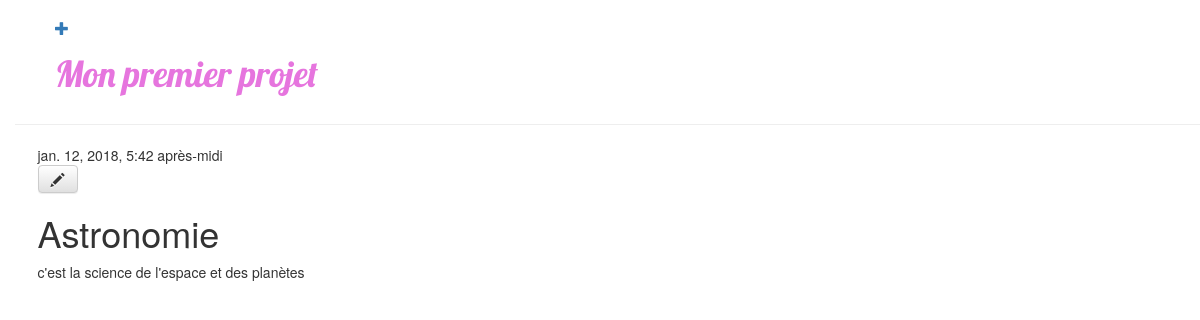
The app's page /post/5/ (signed in) with its own data.
### blog/models.py (models this page shows, shortened)
class Post(models.Model):
	author = models.ForeignKey('auth.User')
	title = models.CharField(max_length=200)
	text = models.TextField()
	created_date = models.DateTimeField(default=timezone.now)
	published_date = models.DateTimeField(blank=True, null=True)

### blog/views.py (the view)
# urls.py: url(r'^post/(?P<pk>[0-9]+)/$', views.post_detail, name='post_detail'),
def post_detail(request, pk):
	post = get_object_or_404(Post, pk=pk)
	return render(request, 'blog/post_detail.html', {'post': post})

### blog/templates/blog/post_detail.html
{% extends 'blog/base.html' %}
{% block content %}
	<div class="post">
		{% if post.published_date %}
		<div class="date">
			{{ post.published_date }}
		</div>
		{% endif %}
		{% if user.is_authenticated %}
			<a class="btn btn-default" href="{% url 'post_edit' pk=post.pk %}"><span class="glyphicon glyphicon-pencil"></span></a>
		{% endif %}
<h1>{{ post.title }}</h1>
<p>{{ post.text|linebreaksbr }}</p>
</div>
{% endblock %}

### blog/static/css/blog.css (style rules this page uses)
body { padding-left: 15px; }

### records on screen
Post: published_date "jan. 12, 2018, 5:42 après-midi", title "Astronomie", text "c'est la science de l'espace et des planètes"
